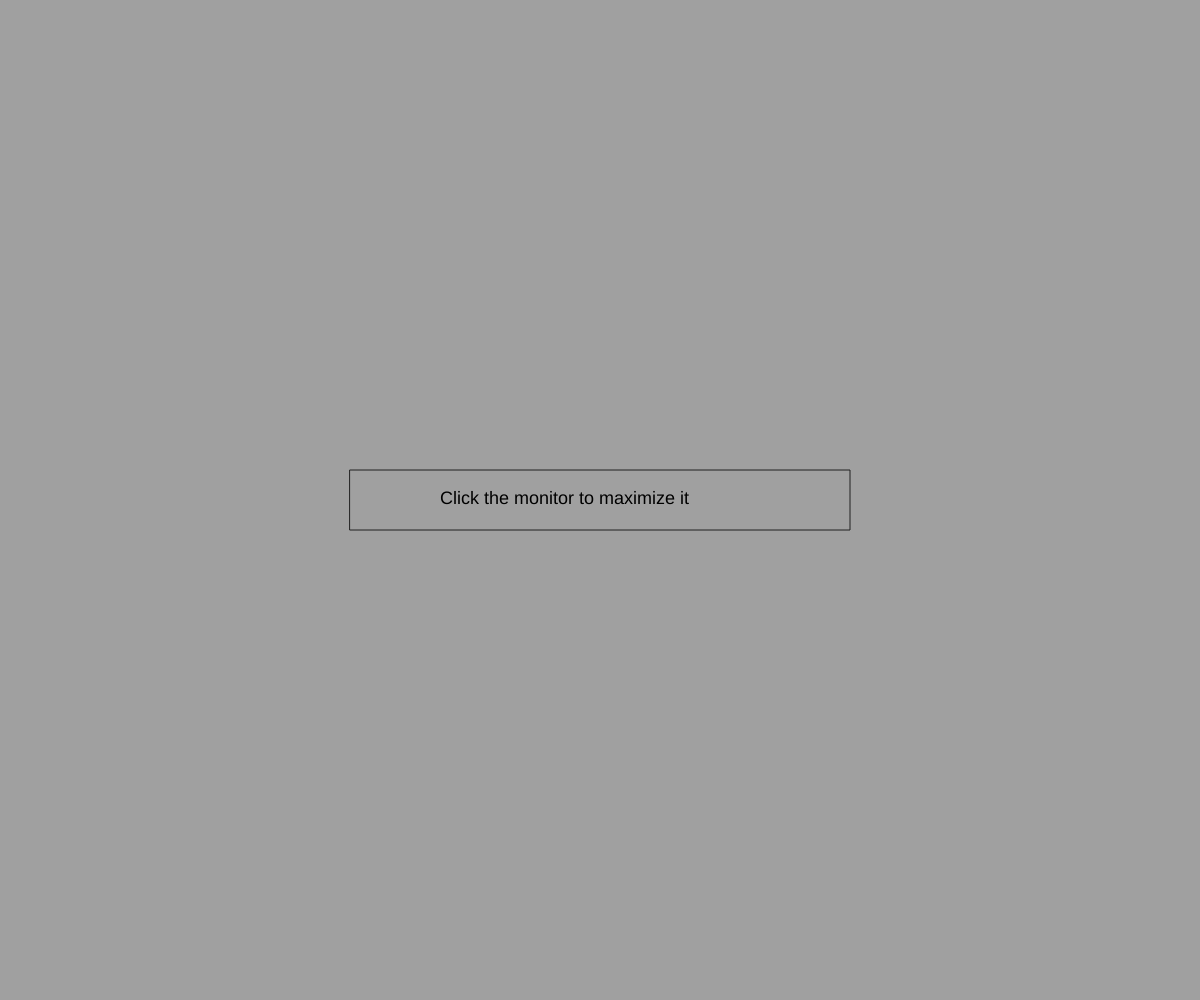
Frame 1 (no input)
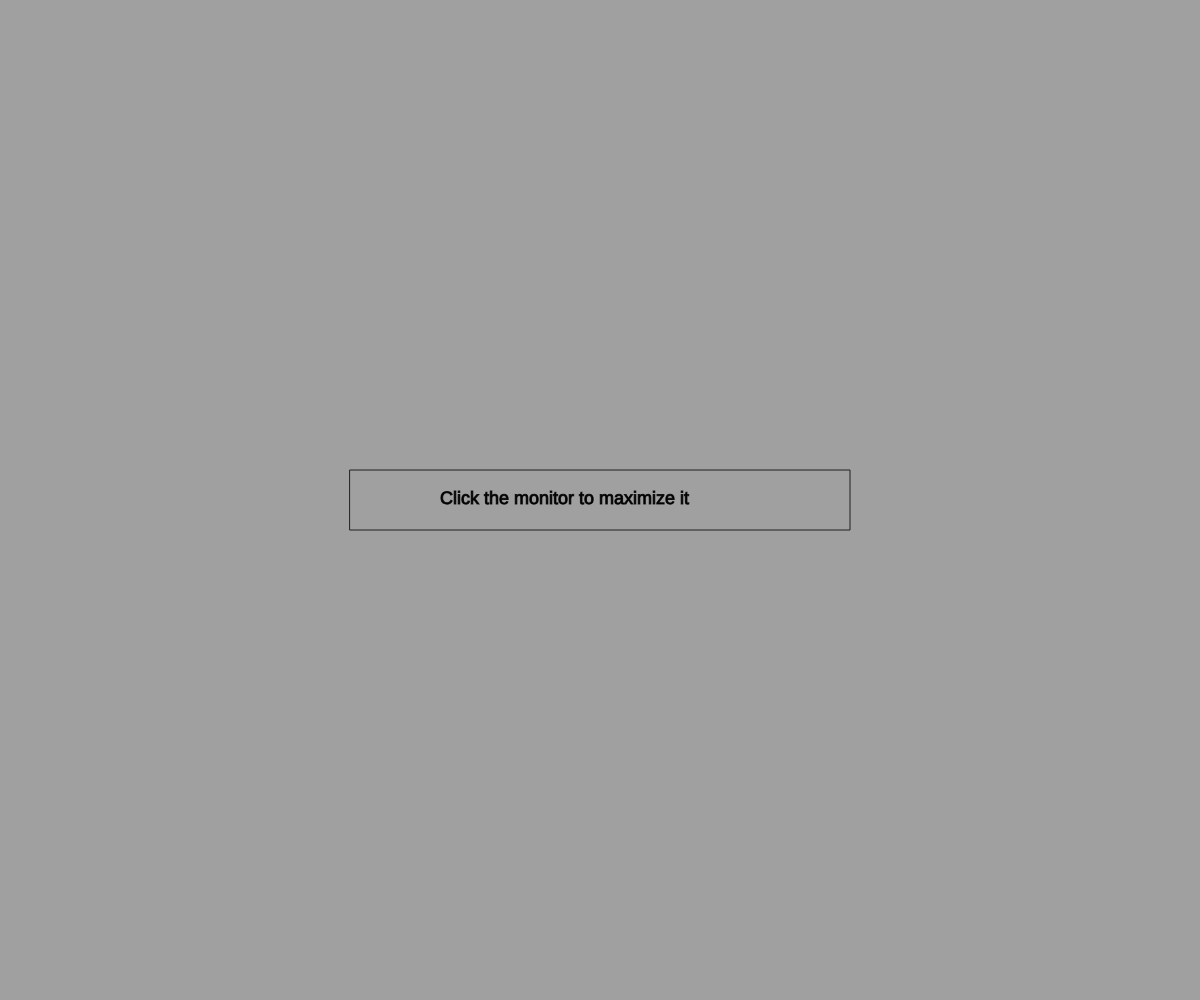
Frame 60 (no input)
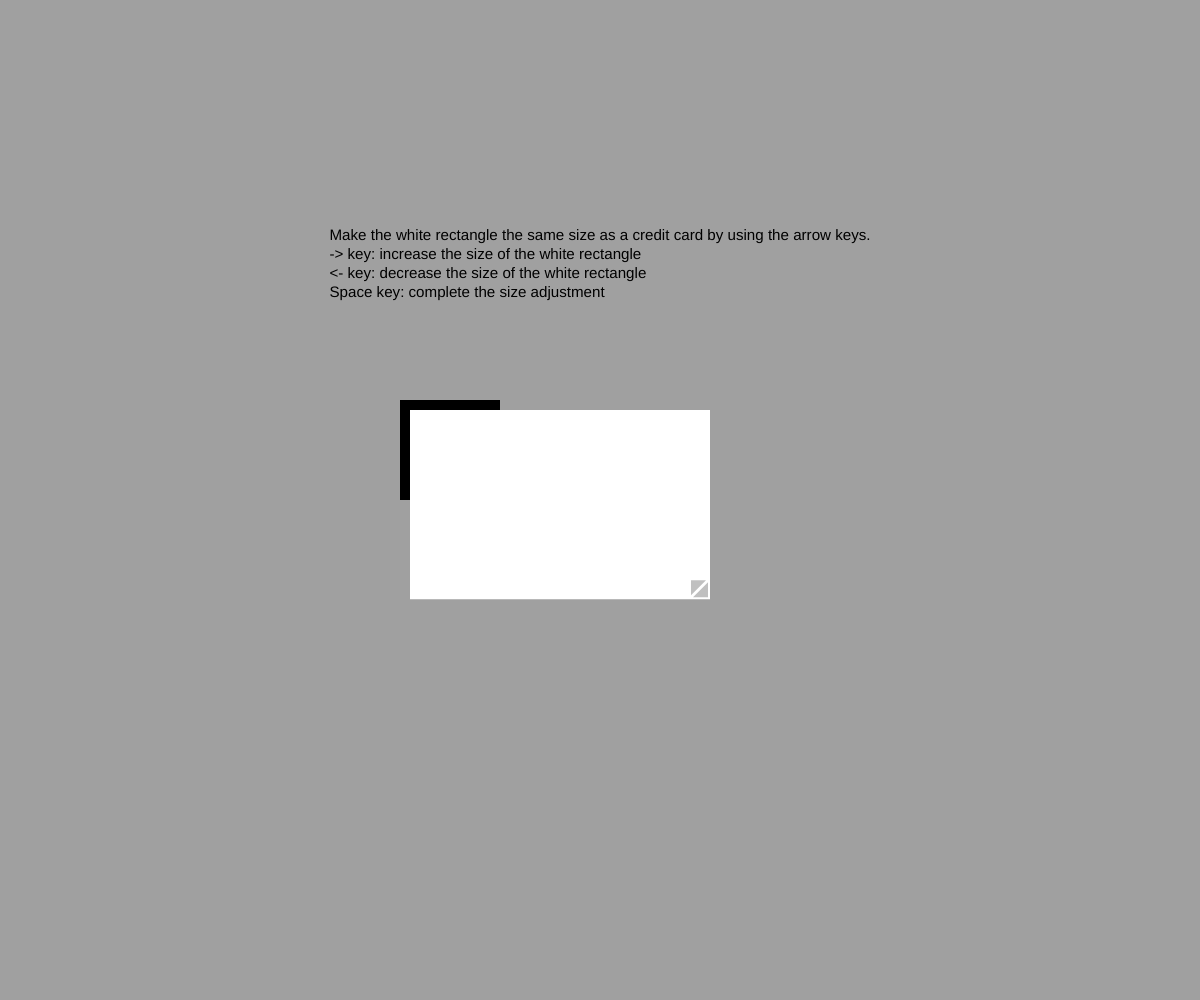
Frame 120 (the mouse pressed at the canvas centre since frame 60)

The p5.js sketch that drew these frames (run headless with seeded random() and noise() and a simulated clock; from frame 60 on, the mouse is pressed at the canvas centre):

// p5.js sketch
// ── sketch.js
let gauss_on =1;

let phase = 0;
let proc=0;

let trial_st_t=0;
let reference_t =0;

let card_ctrl=300;
let card_w = 0;
let card_h = 0;
let pixw =0;
let pixh =0;

const ncur_width = 15.0; // width of cursor[mm]
const cur_width = 8.0; // width of reference[mm]
const stop_width = 10.0; // width of start/goal point[mm]
const bg_width = 35.0; //width of background [mm]
const eccentricity = 30.0; //[mm]

let bgsize = 128; //Pixel size of background image
let cur_size = 32; // Pixel size of cursor image

let contrast1 = 0.75;

let vdisp = 2;
const vdispm = [-7.0, -3.5, 0.0, 3.5, 7.0];//[mm]

let pattern = 0; // 0: random noise, 1: gabor patch
let visibility = 0; // 0: lower (gray), 1: higher (black)

var vdispButtons = []; 
var vsibilityButtons = []; 
var patternButtons = []; 

var buttonX = [-40, -20, 0, 20, 40, -90, -70, 70, 90];

let clickT = [0, 0, 0];
let lastId = [0, 0, 0];

let curV1 = [];

let curr_cycle = 4000; //Time required for the referene to make one round trip. [ms]

let currt = 0;
let larger_t = 0;
let smaller_t = 0;


let referenceMissedFlag = false; // Flag representing deviation between cursor and reference

function setup() {
  
  createCanvas(windowWidth, windowHeight);
  
  clickT = [millis(), millis(), millis()];

}

function draw() {

  background(160);
  
  if(phase == 0){
    
    draw_monitor_maximize();
    
  }else if (phase ==1){
    
    draw_cardsize();
    
  }else if (phase ==2){
    
    //setup after pixel-size adjustment
    let diam =16/pixw;
    vdispButtons = [new vdispButton(buttonX[0]/pixw, 0, 0, "-7.0\nmm", diam),
                 new vdispButton(buttonX[1]/pixw, 0, 1, "-3.5\nmm", diam),
                 new vdispButton(buttonX[2]/pixw, 0, 2, "0.0\nmm", diam),
                 new vdispButton(buttonX[3]/pixw, 0, 3, "3.5\nmm", diam),
                 new vdispButton(buttonX[4]/pixw, 0, 4, "7.0\nmm",diam)];
    
    patternButtons = [new patternButton(buttonX[5]/pixw, 0, 0, "Random\nnoise", diam),
                 new patternButton(buttonX[6]/pixw, 0, 1, "Gabor\npatch", diam)];
    
    visibilityButtons = [new visibilityButton(buttonX[7]/pixw, 0, 0, "Low\n(gray)", diam),
                 new visibilityButton(buttonX[8]/pixw, 0, 1, "High\n(black)", diam)];
    
    draw_reset();
    phase++;
    
  }else if (phase ==3){
    
    noCursor();
    draw_trial();
    
  } 
}

//////////////////////////////////////////////////////////
// input

function mousePressed() {
  if (phase == 0) {
    let fs = fullscreen();
    fullscreen(!fs);
    phase ++;
    
  } 
  
  if(phase == 3){
    
    //button input
    for(let i = 0; i < vdispm.length; i++){
      vdispButtons[i].click();
    }
    patternButtons[0].click();
    patternButtons[1].click();
    visibilityButtons[0].click();
    visibilityButtons[1].click();
  }
  
}

function keyPressed() {
  
  if(phase==1){
    
    //card size adjustment
    
    if(keyCode === RIGHT_ARROW){
      card_ctrl= card_ctrl+5;
      larger_t = millis();
    }
    else if (keyCode === LEFT_ARROW){
      card_ctrl= card_ctrl-5;
      if(card_ctrl<1){
        card_ctrl=1;
      }
      smaller_t = millis();
    }
    else if (key == " "){
      card_w = card_ctrl;
      card_h = card_ctrl*53.98/85.6;
      
      pixw = 85.6/card_w; //width per 1pixel
      pixh = 53.98/card_h;//height per 1pixel
      
      bgsize = int(bg_width/pixw);
      cur_size = int(ncur_width/pixw);
      
      phase++;
      
    }
    
  }
  
  return false;
}

/////////////////////////////////////////////////
function windowResized() {
    resizeCanvas(windowWidth, windowHeight);
}


/////////////////////////////////////////////////
function draw_monitor_maximize(){
  cursor(CROSS);
  textSize(18);
  fill(0);
  text('Click the monitor to maximize it', 
       windowWidth / 2 - 160, windowHeight / 2 - 10, 400, 400);
  noFill();
  stroke(32, 32, 32);
  rect(windowWidth / 2 - 250, windowHeight / 2 - 30, 500, 60);
 
}



/////////////////////////////////////////////////
function draw_cardsize(){
  
  fill(0);
  rect(windowWidth / 2-200, windowHeight / 2-100, 100, 10);
  rect(windowWidth / 2-200, windowHeight / 2-100, 10, 100);

  fill(255);
  rect(windowWidth / 2-200+10, windowHeight / 2-100+10, 
       card_ctrl, card_ctrl*53.98/85.6);
  
  noStroke();
  if((larger_t > 0)&&(millis() - larger_t < 200)){
    fill(0, 0, 0);   
  }else{
    larger_t=0;
    fill(192,192,192);
  }
  triangle(windowWidth / 2-200+8+card_ctrl, 
           windowHeight / 2-100+8+card_ctrl*53.98/85.6,
           windowWidth / 2-200+8+card_ctrl, 
           windowHeight / 2-100+8+card_ctrl*53.98/85.6-15,
           windowWidth / 2-200+8+card_ctrl-15, 
           windowHeight / 2-100+8+card_ctrl*53.98/85.6);
  
  if((smaller_t > 0)&&(millis() - smaller_t < 200)){
    fill(0, 0, 0);   
  }else{
    smaller_t=0;
    fill(192,192,192);
  }
  triangle(windowWidth / 2-200+8+card_ctrl-17, 
           windowHeight / 2-100+8+card_ctrl*53.98/85.6-17,
           windowWidth / 2-200+8+card_ctrl-17, 
           windowHeight / 2-100+8+card_ctrl*53.98/85.6-2,
           windowWidth / 2-200+8+card_ctrl-2, 
           windowHeight / 2-100+8+card_ctrl*53.98/85.6-17);
  
  noStroke();
  fill(0);
  
  textSize((windowWidth/2)/39.6);
  let longest_inst = textWidth('Make the white rectangle the same size as a credit card by using the arrow keys.'); //width=39.6
  
  text('Make the white rectangle the same size as a credit card by using the arrow keys. \n-> key: increase the size of the white rectangle \n<- key: decrease the size of the white rectangle \nSpace key: complete the size adjustment', 
       windowWidth / 2 - longest_inst/2, windowHeight / 4 - 10);
  
}

/////////////////////////////////////////////////////////////
// Visual stimuli

function draw_trial(){
  
  currt = millis()-reference_t;
  
  //background image
  draw_bg(); 
  
  if(proc == 0){
    if(referenceMissedFlag){
      fill(0);
      textAlign(CENTER);
      textSize(5/pixw);
      text("Restart the trial since the deviation between cursor and reference was large!",windowWidth/2-0/pixw,windowHeight/2-80/pixw)
    }

    if((mouseX > windowWidth/2 - bg_width/pixw - stop_width/pixw/2) &&
       (mouseX < windowWidth/2 - bg_width/pixw + stop_width/pixw/2) &&
       (mouseY > windowHeight/2 -eccentricity/pixw - stop_width/pixw/2) &&
       (mouseY < windowHeight/2 -eccentricity/pixw + stop_width/pixw/2)) {
      proc++;
      trial_st_t = millis();
    }

    noStroke();
    fill(0);
    textAlign(CENTER, BOTTOM);
    textSize(4/pixw);
    text("Start", 
        windowWidth/2 - bg_width/pixw ,
          windowHeight/2 - eccentricity/pixw - stop_width/2/pixw);
    
    noStroke();
    fill(0);
    textAlign(CENTER, BOTTOM);
    textSize(4/pixw);
    text("Goal", 
        windowWidth/2 + bg_width/pixw,
          windowHeight/2 - eccentricity/pixw - stop_width/2/pixw);
    
    noStroke();
    fill(0);
    textAlign(CENTER, CENTER);
    textSize(5/pixw);
    text("See our paper for details on the stimuli and procedure.", 
        windowWidth/2,
          windowHeight/2 +60/pixw);

    draw_arrow();
    
    draw_buttons();

    draw_fixation(0);
    draw_noisecursor(0);
    draw_circlecursor();


  }else if(proc ==1){
    // countdown

    if((mouseX <= windowWidth/2 - bg_width/pixw - stop_width/pixw/2) ||
       (mouseX >= windowWidth/2 - bg_width/pixw + stop_width/pixw/2) ||
       (mouseY <= windowHeight/2 -eccentricity/pixw - stop_width/pixw/2) ||
       (mouseY >= windowHeight/2 -eccentricity/pixw + stop_width/pixw/2)){
      proc--;      
    }
    else{
      if(millis()-trial_st_t > 2000){
        proc++;
        reference_t = millis();
      }

    }

    draw_fixation(1);
    draw_noisecursor(0);
    draw_circlecursor();

  }
  else if(proc ==2){      

    draw_reference();

    if(millis()-trial_st_t < 4000){
      draw_fixation(0);
      draw_noisecursor(1);
      draw_circlecursor();
    }
    else{
      draw_reset();
      proc=0;
      referenceMissedFlag = false;
    }

    //When the deviation is large
    if(!is_noisecursor_in_reference()){
      proc = 0;
      referenceMissedFlag = true;
    }

  }     

}

function draw_bg(){
  //background image
  image(bg,
        int(windowWidth/2 - bgsize/2),
        int(windowHeight/2 - eccentricity/pixw - bgsize/2));

  stroke(0);
  fill(192,192,192);
  rect(windowWidth/2 - bg_width/pixw - stop_width/pixw/2,
       windowHeight/2 - eccentricity/pixw - stop_width/2/pixw,
       stop_width/pixw, stop_width/pixw);
  rect(windowWidth/2 + bg_width/pixw - stop_width/pixw/2,
       windowHeight/2 - eccentricity/pixw - stop_width/2/pixw,
       stop_width/pixw, stop_width/pixw);
  
}

function draw_noisecursor(_proc){    
  
  if(_proc==0){   
    image(curV1[0],
          int(mouseX - ncur_width/pixw/2), 
          int(mouseY - ncur_width/pixw/2));
  }
  else if(_proc==1){
    if(mouseX < windowWidth/2 - bg_width/2/pixw){        
      image(curV1[0],
            int(mouseX - ncur_width/pixw/2), 
            int(mouseY - ncur_width/pixw/2));
    }else if (mouseX < windowWidth/2 + bg_width/2/pixw){  
      let _curr_pos = int( (mouseX - windowWidth/2+bg_width/2/pixw)*(pixw/bg_width)*bgsize);
      image(curV1[_curr_pos],
            int(mouseX - ncur_width/pixw/2), 
            int(mouseY - ncur_width/pixw/2));

    }else{   
      image(curV1[0],
            int(mouseX - ncur_width/pixw/2), 
            int(mouseY - ncur_width/pixw/2));
    }
  }
  
}

function draw_circlecursor(){  
  strokeWeight(1.2/pixw);
  if(visibility){
    stroke(0);
  }
  else{
    stroke(255/2);
  }
  noFill();
  ellipse(mouseX, mouseY, 10/pixw, 10/pixw);
  strokeWeight(1);
  
}


function draw_reference(){
  
  fill(0);
  rect(int(calc_reference_X() - cur_width/pixw/2), 
       int(windowHeight/2 + eccentricity/pixw-cur_width/pixw/2), 
       cur_width/pixw, 
       cur_width/pixw);
  
}


function draw_fixation(_proc){

  stroke(0);
  fill(255);
  ellipse(windowWidth / 2, windowHeight / 2, 14/pixw, 8/pixw);
  fill(0);
  ellipse(windowWidth / 2, windowHeight / 2, 6/pixw, 6/pixw);
  fill(255);

  if(_proc==1){ //count down
    if(millis()-trial_st_t>500){  

      arc(windowWidth / 2, windowHeight / 2, 
          6/pixw, 6/pixw,
          -PI/2, -PI/2+(millis()-trial_st_t-500)*2*PI/1500);
    }
  }
  
}

function is_noisecursor_in_reference(){
  var nowReferencePos = calc_reference_X();
  let aceptableDiff = stop_width*1.5/pixw; //Acceptable deviation
  
  if((mouseX >= nowReferencePos - stop_width/pixw/2- aceptableDiff) &&
     (mouseX <= nowReferencePos + stop_width/pixw/2+ aceptableDiff)){   
    return true;
  }
  else{
    return false;
  }
  
}

function calc_reference_X(){
  return windowWidth/2 + -1 * cos(2*PI*currt/curr_cycle) * bg_width/pixw;  
}


/////////////////////////////////////////////////
function draw_noise(cur2, w, contrast){
  cur2.loadPixels();
  cur2_width = w;
  for (let y = 0; y < cur2_width; y++){
    for (let x = 0; x < cur2_width; x++){
      let index = (x + y * cur2_width) * 4;
      cur2.pixels[index]=127.5+contrast*127.5*(-1+2*round(random()));
      
      cur2.pixels[index + 1] = cur2.pixels[index];
      cur2.pixels[index + 2] = cur2.pixels[index];
      cur2.pixels[index + 3] = 255.0;
    }  
  }
  cur2.updatePixels();
  cur2.filter(BLUR,1);
  return cur2;
}


/////////////////////////////////////////////////
function draw_gabor(cur2, w, contrast){
  cur2.loadPixels();
  cur2_width = w;
  for (let y = 0; y < cur2_width; y++){
    let waveY = 255*contrast*(sin(2*PI*y*5/w+w/2)+1)/2
    for (let x = 0; x < cur2_width; x++){
      let index = (x + y * cur2_width) * 4;
      cur2.pixels[index]=waveY;      
      cur2.pixels[index + 1] = waveY;
      cur2.pixels[index + 2] = waveY;
      cur2.pixels[index + 3] = 255.0;
    }  
  }
  cur2.updatePixels();
  cur2.filter(BLUR,1);
  return cur2;
}

/////////////////////////////////////////////////
function draw_sequence(cur2,w,_vdisp){
  tmp = createImage(w, w);
  tmp.loadPixels();
  cur2.loadPixels();
  let index2;
  let index;
  let dist
  let sigma = int(0.4*w/2);
  for (let y = 0; y < w; y++){
    for (let x = 0; x < w; x++){
      index = (x + y * w) * 4;
      if (y+_vdisp>=0){
          index2 = (x + (int(y+_vdisp)%w) * w) * 4;
      
      }
      else{
          index2 = (x + (int(w+y+_vdisp)%w) * w) * 4;
      }
      tmp.pixels[index] = cur2.pixels[index2]
      tmp.pixels[index + 1] = tmp.pixels[index];
      tmp.pixels[index + 2] = tmp.pixels[index];
      if(gauss_on==1 && pattern==1){
        tmp.pixels[index + 3] = 255*exp(-(pow((w/2-x)/sigma,2)+pow((w/2-y)/sigma,2)));
      }else{
        if((w/2-x)*(w/2-x)+(w/2-y)*(w/2-y) < (10/2/pixw)*(10/2/pixw)){
          tmp.pixels[index + 3] = 255;
        }
        else{
          tmp.pixels[index + 3] = 0;
        }
      }
    }  
  }
  tmp.updatePixels();
  return tmp;
}

/////////////////////////////////////////////////
function draw_reset(){
  let lmr = [0, 1, 2];
  
  initial_image_setup();
  
  ///Generating image sequences //////////////////////////
  ydisp_val = 0;
  for (let frame = 0; frame < bgsize; frame++){
    ydisp_val = int(vdispm[vdisp]/pixw)*
                exp(-(((bgsize/2-frame)**2)/(2*((16*bgsize/128)**2))));
    curV1[frame] = draw_sequence(cur2,cur_size,int(ydisp_val));  

  }
  
}

/////////////////////////////////////////////////
function initial_image_setup(){
  bg = createImage(bgsize , bgsize);
  bg.loadPixels();
  for (let y = 0; y < bgsize ; y++){
    for (let x = 0; x < bgsize ; x++){
      let index = (x + y * bgsize ) * 4;
      bg.pixels[index]=127.5+contrast1*127.5*(-1+2*round(random()));
      bg.pixels[index + 1] = bg.pixels[index];
      bg.pixels[index + 2] = bg.pixels[index];
      bg.pixels[index + 3] = 255.0;
    }  
  }
  bg.updatePixels();
  bg.filter(BLUR,1);
  
  //Generating cursor noise///////////////////////////////
  cur2 = createImage(cur_size, cur_size);
  if(pattern==0){
    cur2 = draw_noise(cur2, cur_size, 0.75);
  }else{
    cur2 = draw_gabor(cur2, cur_size, 1.0);
  }
}

////////////////////////

function draw_arrow(){
  
  noStroke();
  fill(255, 255*(millis()%2000/2000));
  triangle(windowWidth/2 + bg_width/pixw - stop_width/pixw/3,
           windowHeight/2 - eccentricity/pixw,
           windowWidth/2 + bg_width/pixw - stop_width/pixw,
           windowHeight/2 - eccentricity/pixw-5/pixw,
           windowWidth/2 + bg_width/pixw - stop_width/pixw,
           windowHeight/2 - eccentricity/pixw+5/pixw)
  rect(windowWidth/2 - bg_width/pixw + stop_width/pixw/2+3/pixw,
       windowHeight/2 - eccentricity/pixw - stop_width/4/pixw,
       2*bg_width/pixw - stop_width*3/2/pixw - 3/pixw, 
       stop_width/2/pixw);
  
}


function draw_buttons(){
  
  let buttonCoverHeight = vdispButtons[0].diam+((buttonX[1]-buttonX[0])/pixw-vdispButtons[0].diam);
  noStroke();
  fill(200);
  rect(windowWidth/2+(buttonX[0]-10)/pixw,
       windowHeight/2+30/pixw-buttonCoverHeight/2,
       (buttonX[1]-buttonX[0])*5/pixw,
       buttonCoverHeight,
       3/pixw);
  if(millis() - clickT[0] < 400){
    noStroke();
    fill(255);
    rect(windowWidth/2+buttonX[lastId[0]]/pixw+(buttonX[lastId[0]]-buttonX[vdisp])/pixw*(cos(2*PI/2*(millis() - clickT[0])/400)-1)/2-vdispButtons[0].diam/2, 
       windowHeight/2+30/pixw-vdispButtons[0].diam/2,
       vdispButtons[0].diam, vdispButtons[0].diam,
       3/pixw);
  }
  for(let i = 0; i < vdispm.length; i++){
    vdispButtons[i].display();
  }
  fill(0);
  textAlign(CENTER, CENTER);
  textSize(5/pixw);
  text("Amplitude of drift", windowWidth/2, windowHeight/2+45/pixw);

  noStroke();
  fill(200);
  rect(windowWidth/2+(buttonX[5]-10)/pixw,
       windowHeight/2+30/pixw-buttonCoverHeight/2,
       (buttonX[6]-buttonX[5])*2/pixw,
       buttonCoverHeight,
       3/pixw);
  if(millis() - clickT[1] < 400){
    noStroke();
    fill(255);
    rect(windowWidth/2+buttonX[lastId[1]+5]/pixw+(buttonX[lastId[1]+5]-buttonX[pattern+5])/pixw*(cos(2*PI/2*(millis() - clickT[1])/400)-1)/2-patternButtons[0].diam/2, 
       windowHeight/2+30/pixw-patternButtons[0].diam/2,
       patternButtons[0].diam, patternButtons[0].diam,
       3/pixw);
  }
  patternButtons[0].display();
  patternButtons[1].display();
  fill(0);
  textAlign(CENTER, CENTER);    
  textSize(5/pixw);
  text("Cursor pattern", windowWidth/2+(buttonX[5]+buttonX[6])/2/pixw, windowHeight/2+45/pixw);

  noStroke();
  fill(200);
  rect(windowWidth/2+(buttonX[7]-10)/pixw,
       windowHeight/2+30/pixw-buttonCoverHeight/2,
       (buttonX[8]-buttonX[7])*2/pixw,
       buttonCoverHeight,
       3/pixw);
  if(millis() - clickT[2] < 400){
    noStroke();
    fill(255);
    rect(windowWidth/2+buttonX[lastId[2]+7]/pixw+(buttonX[lastId[2]+7]-buttonX[visibility+7])/pixw*(cos(2*PI/2*(millis() - clickT[2])/400)-1)/2-visibilityButtons[0].diam/2, 
       windowHeight/2+30/pixw-visibilityButtons[0].diam/2,
       visibilityButtons[0].diam, visibilityButtons[0].diam,
       3/pixw);
  }
  visibilityButtons[0].display();
  visibilityButtons[1].display();
  fill(0);
  textAlign(CENTER, CENTER);
  textSize(5/pixw);
  text("Visibility", windowWidth/2+(buttonX[7]+buttonX[8])/2/pixw, windowHeight/2+45/pixw);
  
}

function vdispButton(x, y, vdisp_id, name, diam){
  this.x = x;
  this.y = y;
  this.id = vdisp_id;
  this.name = name;
  this.diam = diam;
  
  
  this.display = function(){
    
    if(millis() - clickT[0] < 300){
      
      noFill();
      stroke(255/2);
      rect(windowWidth/2+this.x-this.diam/2, 
           windowHeight/2+30/pixw-this.diam/2,
           this.diam, this.diam,
           3/pixw);
    }
    else{
      if(this.id==vdisp){
        noStroke();
        fill(255);
        let dinamic_diam = this.diam+0.5/pixw*sin(2*PI*millis()/1000);
        rect(windowWidth/2+this.x-dinamic_diam/2, 
             windowHeight/2+30/pixw-dinamic_diam/2,
             dinamic_diam,
             dinamic_diam,
             3/pixw);
      }else{
        noFill();
        stroke(255/2);
        rect(windowWidth/2+this.x-this.diam/2, 
           windowHeight/2+30/pixw-this.diam/2,
           this.diam, this.diam,
           3/pixw);
      }
    }
    
    noStroke();
    if(this.id==vdisp){
      fill(0);
    }else{
      fill(150);
    }
    textAlign(CENTER, CENTER);
    textLeading(3/pixw);
    textSize(3/pixw);
    text(this.name, 
         windowWidth/2+this.x, 
         windowHeight/2+30/pixw)
    
  }
  
  this.click = function(){
    var d = dist(mouseX, mouseY, 
                 windowWidth/2+this.x, windowHeight/2+30/pixw);
    if(d < this.diam/2){
      lastId[0] = vdisp;
      vdisp = this.id; 
      clickT[0] = millis();
      draw_reset();
    }
  }
}

function patternButton(x, y, vdisp_id, name, diam){
  this.x = x;
  this.y = y;
  this.id = vdisp_id;
  this.name = name;
  this.diam = diam;
  
  
  this.display = function(){

    if(millis() - clickT[1] < 300){
      
      noFill();
      stroke(255/2);
      rect(windowWidth/2+this.x-this.diam/2, 
           windowHeight/2+30/pixw-this.diam/2,
           this.diam, this.diam,
           3/pixw);
    }
    else{
      if(this.id==pattern){
        noStroke();
        fill(255);
        let dinamic_diam = this.diam+0.5/pixw*sin(2*PI*millis()/1000);
        rect(windowWidth/2+this.x-dinamic_diam/2, 
             windowHeight/2+30/pixw-dinamic_diam/2,
             dinamic_diam,
             dinamic_diam,
             3/pixw);
      }else{
        noFill();
        stroke(255/2);
        rect(windowWidth/2+this.x-this.diam/2, 
           windowHeight/2+30/pixw-this.diam/2,
           this.diam, this.diam,
           3/pixw);
      }
    }
    
    noStroke();
    if(this.id==pattern){
      fill(0);
    }else{
      fill(150);
    }
    textAlign(CENTER, CENTER);
    textLeading(3/pixw);
    textSize(3/pixw);
    text(this.name, 
         windowWidth/2+this.x, 
         windowHeight/2+30/pixw)
    
  }
  
  this.click = function(){
    var d = dist(mouseX, mouseY, 
                 windowWidth/2+this.x, windowHeight/2+30/pixw);
    if(d < this.diam/2){
      lastId[1] = pattern;
      pattern = this.id; 
      clickT[1] = millis();
      draw_reset();
    }
  }
}

function visibilityButton(x, y, vdisp_id, name, diam){
  this.x = x;
  this.y = y;
  this.id = vdisp_id;
  this.name = name;
  this.diam = diam;
  
  
  this.display = function(){
    
    if(millis() - clickT[2] < 300){
      
      noFill();
      stroke(255/2);
      rect(windowWidth/2+this.x-this.diam/2, 
           windowHeight/2+30/pixw-this.diam/2,
           this.diam, this.diam,
           3/pixw);
    }
    else{
      if(this.id==visibility){
        noStroke();
        fill(255);
        let dinamic_diam = this.diam+0.5/pixw*sin(2*PI*millis()/1000);
        rect(windowWidth/2+this.x-dinamic_diam/2, 
             windowHeight/2+30/pixw-dinamic_diam/2,
             dinamic_diam,
             dinamic_diam,
             3/pixw);
      }else{
        noFill();
        stroke(255/2);
        rect(windowWidth/2+this.x-this.diam/2, 
           windowHeight/2+30/pixw-this.diam/2,
           this.diam, this.diam,
           3/pixw);
      }
    }
    
    noStroke();
    
    if(this.id==visibility){
      fill(0);
    }else{
      fill(150);
    }
    textAlign(CENTER, CENTER);
    textLeading(3/pixw);
    textSize(3/pixw);
    text(this.name, 
         windowWidth/2+this.x, 
         windowHeight/2+30/pixw)
    
  }
  
  this.click = function(){
    var d = dist(mouseX, mouseY, 
                 windowWidth/2+this.x, windowHeight/2+30/pixw);
    if(d < this.diam/2){
      lastId[2] = visibility;
      visibility = this.id; 
      clickT[2] = millis();
    }
  }
}
